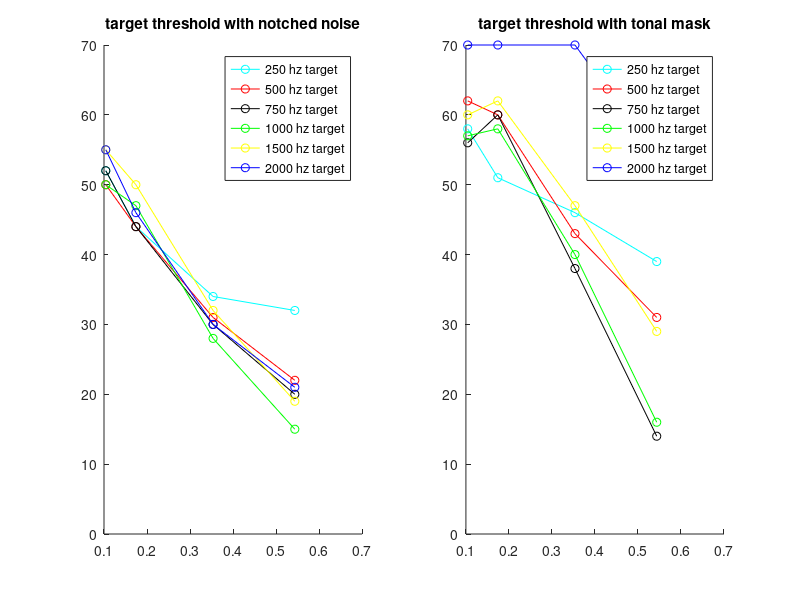

Write MATLAB code to recreate this figure.
clear;
close all;

%% noise

t_n_500_1 = 50;%0.3
t_n_500_2 = 44;%0.5
t_n_500_3 = 31;%1
t_n_500_4 = 22;%1.5

t_n_1000_1 = 50;
t_n_1000_2 = 47;
t_n_1000_3 = 28;
t_n_1000_4 = 15;

t_n_2000_1 = 55;
t_n_2000_2 = 46;
t_n_2000_3 = 30;
t_n_2000_4 = 21;

t_n_1500_1 = 55;
t_n_1500_2 = 50;
t_n_1500_3 = 32;
t_n_1500_4 = 19;

t_n_750_1 = 52;
t_n_750_2 = 44;
t_n_750_3 = 30;
t_n_750_4 = 20;

t_n_250_1 = 52;
t_n_250_2 = 44;
t_n_250_3 = 34;
t_n_250_4 = 32;
%% tonal mask

t_m_1000_1 = 57;%0.3
t_m_1000_2 = 58;%0.5
t_m_1000_3 = 40;%1
t_m_1000_4 = 16;%1.5

t_m_2000_1 = 70;
t_m_2000_2 = 70;
t_m_2000_3 = 70;
t_m_2000_4 = 54;

t_m_500_1 = 62;
t_m_500_2 = 60;
t_m_500_3 = 43;
t_m_500_4 = 31;

t_m_1500_1 = 60;
t_m_1500_2 = 62;
t_m_1500_3 = 47;
t_m_1500_4 = 29;

t_m_750_1 = 56;
t_m_750_2 = 60;
t_m_750_3 = 38;
t_m_750_4 = 14;

t_m_250_1 = 58;
t_m_250_2 = 51;
t_m_250_3 = 46;
t_m_250_4 = 39;

%% plot 
x1 = ((2^(0.15)-2^(-0.15))/2); %0.3
x2 = ((2^(0.25)-2^(-0.25))/2); %0.5
x3 = ((2^(0.5)-2^(-0.5))/2);   %1
x4 = ((2^(0.75)-2^(-0.75))/2); %1.5

x= [x1, x2, x3, x4];

% nothced noise conditon
subplot(1,2,1);
hold on;
plot(x, [t_n_250_1,t_n_250_2,t_n_250_3,t_n_250_4],'-co');
plot(x, [t_n_500_1,t_n_500_2,t_n_500_3,t_n_500_4],'-ro');
plot(x, [t_n_750_1,t_n_750_2,t_n_750_3,t_n_750_4],'-ko');
plot(x, [t_n_1000_1,t_n_1000_2,t_n_1000_3,t_n_1000_4],'-go');
plot(x, [t_n_1500_1,t_n_1500_2,t_n_1500_3,t_n_1500_4],'-yo');
plot(x, [t_n_2000_1,t_n_2000_2,t_n_2000_3,t_n_2000_4],'-bo');

ylim([0,70]);
title('target threshold with notched noise');
legend('250 hz target','500 hz target','750 hz target','1000 hz target','1500 hz target','2000 hz target','Location','Best');

% toanl mask conditon
subplot(1,2,2);
hold on;
plot(x, [t_m_250_1,t_m_250_2,t_m_250_3,t_m_250_4],'-co');
plot(x, [t_m_500_1,t_m_500_2,t_m_500_3,t_m_500_4],'-ro');
plot(x, [t_m_750_1,t_m_750_2,t_m_750_3,t_m_750_4],'-ko');
plot(x, [t_m_1000_1,t_m_1000_2,t_m_1000_3,t_m_1000_4],'-go');
plot(x, [t_m_1500_1,t_m_1500_2,t_m_1500_3,t_m_1500_4],'-yo');
plot(x, [t_m_2000_1,t_m_2000_2,t_m_2000_3,t_m_2000_4],'-bo');


ylim([0,70]);
title('target threshold with tonal mask');
legend('250 hz target', '500 hz target','750 hz target','1000 hz target','1500 hz target','2000 hz target','Location','Best');

path=pwd;
saveas(gca, [path,'\min'], 'pdf') %Save figure
